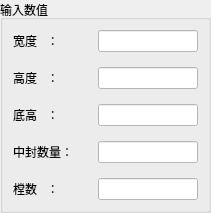
        <widget class="QGroupBox" name="groupBox_5">
         <property name="maximumSize">
          <size>
           <width>500</width>
           <height>16777215</height>
          </size>
         </property>
         <property name="title">
          <string>输入数值</string>
         </property>
         <layout class="QVBoxLayout" name="verticalLayout_4">
          <property name="spacing">
           <number>5</number>
          </property>
          <property name="margin">
           <number>5</number>
          </property>
          <item>
           <layout class="QHBoxLayout" name="horizontalLayout_3">
            <property name="spacing">
             <number>5</number>
            </property>
            <property name="margin">
             <number>5</number>
            </property>
            <item>
             <widget class="QLabel" name="label_2">
              <property name="minimumSize">
               <size>
                <width>80</width>
                <height>0</height>
               </size>
              </property>
              <property name="maximumSize">
               <size>
                <width>60</width>
                <height>16777215</height>
               </size>
              </property>
              <property name="text">
               <string>宽度   ：</string>
              </property>
             </widget>
            </item>
            <item>
             <widget class="QLineEdit" name="le_width">
              <property name="minimumSize">
               <size>
                <width>100</width>
                <height>0</height>
               </size>
              </property>
              <property name="maximumSize">
               <size>
                <width>100</width>
                <height>16777215</height>
               </size>
              </property>
              <property name="autoFillBackground">
               <bool>false</bool>
              </property>
              <property name="styleSheet">
               <string notr="true">background-color: rgb(255, 255, 255);</string>
              </property>
              <property name="text">
               <string/>
              </property>
             </widget>
            </item>
           </layout>
          </item>
          <item>
           <layout class="QHBoxLayout" name="horizontalLayout_2">
            <property name="spacing">
             <number>5</number>
            </property>
            <property name="margin">
             <number>5</number>
            </property>
            <item>
             <widget class="QLabel" name="label">
              <property name="minimumSize">
               <size>
                <width>80</width>
                <height>0</height>
               </size>
              </property>
              <property name="maximumSize">
               <size>
                <width>60</width>
                <height>16777215</height>
               </size>
              </property>
              <property name="text">
               <string>高度   ：</string>
              </property>
             </widget>
            </item>
            <item>
             <widget class="QLineEdit" name="le_height">
              <property name="minimumSize">
               <size>
                <width>100</width>
                <height>0</height>
               </size>
              </property>
              <property name="maximumSize">
               <size>
                <width>100</width>
                <height>16777215</height>
               </size>
              </property>
              <property name="styleSheet">
               <string notr="true">background-color: rgb(255, 255, 255);</string>
              </property>
             </widget>
            </item>
           </layout>
          </item>
          <item>
           <layout class="QHBoxLayout" name="horizontalLayout_4">
            <property name="spacing">
             <number>5</number>
            </property>
            <property name="margin">
             <number>5</number>
            </property>
            <item>
             <widget class="QLabel" name="label_3">
              <property name="minimumSize">
               <size>
                <width>80</width>
                <height>0</height>
               </size>
              </property>
              <property name="maximumSize">
               <size>
                <width>60</width>
                <height>16777215</height>
               </size>
              </property>
              <property name="text">
               <string>底高   ：</string>
              </property>
             </widget>
            </item>
            <item>
             <widget class="QLineEdit" name="le_bottom_height">
              <property name="minimumSize">
               <size>
                <width>100</width>
                <height>0</height>
               </size>
              </property>
              <property name="maximumSize">
               <size>
                <width>100</width>
                <height>16777215</height>
               </size>
              </property>
              <property name="autoFillBackground">
               <bool>false</bool>
              </property>
              <property name="styleSheet">
               <string notr="true">background-color: rgb(255, 255, 255);</string>
              </property>
             </widget>
            </item>
           </layout>
          </item>
          <item>
           <layout class="QHBoxLayout" name="horizontalLayout_8">
            <property name="spacing">
             <number>5</number>
            </property>
            <property name="margin">
             <number>5</number>
            </property>
            <item>
             <widget class="QLabel" name="label_7">
              <property name="minimumSize">
               <size>
                <width>80</width>
                <height>0</height>
               </size>
              </property>
              <property name="maximumSize">
               <size>
                <width>60</width>
                <height>16777215</height>
               </size>
              </property>
              <property name="text">
               <string>中封数量：</string>
              </property>
             </widget>
            </item>
            <item>
             <widget class="QLineEdit" name="le_zhong_feng_num">
              <property name="minimumSize">
               <size>
                <width>100</width>
                <height>0</height>
               </size>
              </property>
              <property name="maximumSize">
               <size>
                <width>100</width>
                <height>16777215</height>
               </size>
              </property>
              <property name="styleSheet">
               <string notr="true">background-color: rgb(255, 255, 255);</string>
              </property>
              <property name="text">
               <string/>
              </property>
             </widget>
            </item>
           </layout>
          </item>
          <item>
           <layout class="QHBoxLayout" name="horizontalLayout_13">
            <property name="spacing">
             <number>5</number>
            </property>
            <property name="margin">
             <number>5</number>
            </property>
            <item>
             <widget class="QLabel" name="label_14">
              <property name="minimumSize">
               <size>
                <width>80</width>
                <height>0</height>
               </size>
              </property>
              <property name="maximumSize">
               <size>
                <width>60</width>
                <height>16777215</height>
               </size>
              </property>
              <property name="text">
               <string>樘数   ：</string>
              </property>
             </widget>
            </item>
            <item>
             <widget class="QLineEdit" name="le_tangshu">
              <property name="minimumSize">
               <size>
                <width>100</width>
                <height>0</height>
               </size>
              </property>
              <property name="maximumSize">
               <size>
                <width>100</width>
                <height>16777215</height>
               </size>
              </property>
              <property name="autoFillBackground">
               <bool>false</bool>
              </property>
              <property name="styleSheet">
               <string notr="true">background-color: rgb(255, 255, 255);</string>
              </property>
             </widget>
            </item>
           </layout>
          </item>
         </layout>
        </widget>
